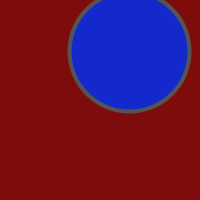
Frame 1 (no input)
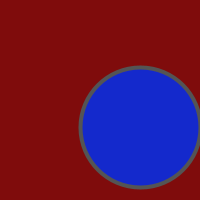
Frame 60 (the mouse pressed at the canvas centre just before this capture)
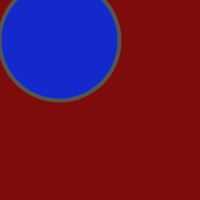
Frame 120 (the mouse held since frame 60 and released just before this capture)

The Processing sketch that drew these frames (run headless with seeded random() and noise(); from frame 60 on, the mouse is pressed at the canvas centre):

// Processing sketch: processing_intro_09
// ── processing_intro_09.pde
/*
 Introducción a Processing.org
 Ejemplo 09: Animación V: uso de valores aleatorios con random().
 */

int factorEscala = 2;

void settings() {
  size (factorEscala * 100, factorEscala * 100);
}
void setup() {
  colorMode(HSB, 360, 100, 100, 100);
}
void draw() {
  background(0, 90, 50);
  strokeWeight(2 * factorEscala);
  strokeJoin(ROUND);
  // círculo
  stroke(0, 0, 33);
  fill(233, 90, 80);
  ellipse(random(factorEscala * 100), random(factorEscala * 100), factorEscala * 60, factorEscala * 60);
}
